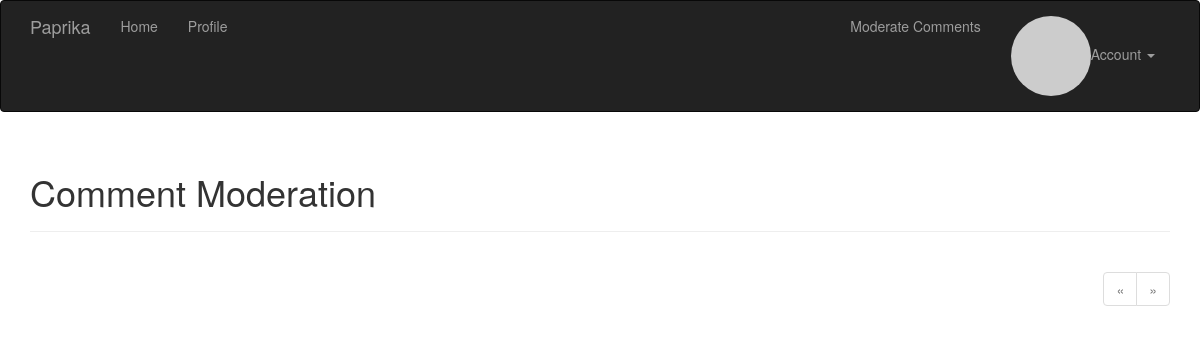
The page /moderate (signed in) on the database as committed earlier.
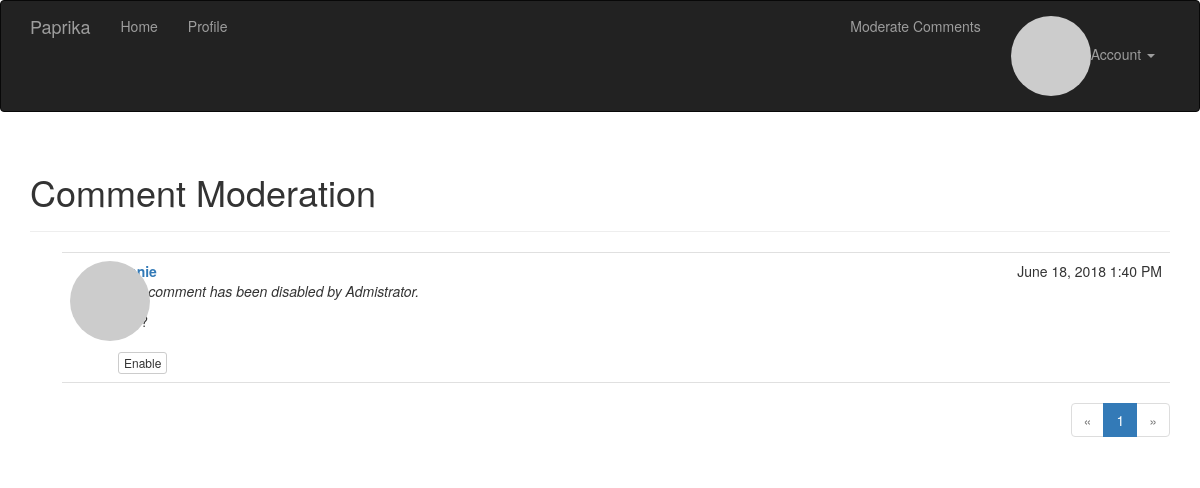
The same page on the database as committed later.
### app/models.py (models this page shows, shortened)
class Comment(db.Model):
    id = db.Column(db.Integer, primary_key=True)
    body = db.Column(db.Text)
    body_html = db.Column(db.Text)
    timestamp = db.Column(db.DateTime, index=True, default=datetime.utcnow)
    disabled = db.Column(db.Boolean)
    author_id = db.Column(db.Integer, db.ForeignKey('users.id'))
    post_id = db.Column(db.Integer, db.ForeignKey('posts.id'))

class User(UserMixin, db.Model):
    __tablename__ = 'users'
    id = db.Column(db.Integer, primary_key=True)
    email = db.Column(db.String(64), unique=True, index=True)
    username = db.Column(db.String(64), unique=True, index=True)
    role_id = db.Column(db.Integer, db.ForeignKey('roles.id'))
    password_hash = db.Column(db.String(128))
    confirmed = db.Column(db.Boolean, default=False)
    name = db.Column(db.String(64))
    location = db.Column(db.String(64))
    about_me = db.Column(db.Text())
    comments = db.relationship('Comment', backref='author', lazy='dynamic')
    member_since = db.Column(db.DateTime(), default=datetime.now)
    last_seen = db.Column(db.DateTime(), default=datetime.now)
    followed = db.relationship('Follow', foreign_keys=[Follow.follower_id], backref=db.backref('follower', lazy='joined'), lazy='dynamic', cascade='all, delete-orphan')
    followers = db.relationship('Follow', foreign_keys=[Follow.followed_id],
                               backref=db.backref('followed', lazy='joined'), lazy='dynamic',
                               cascade='all, delete-orphan')
    avatar_hash = db.Column(db.String(32))
    posts = db.relationship('Post', backref='author', lazy='dynamic')
    @property
    def password(self):
        raise AttributeError('password is not a readable attribute')
    def can(self, permissions):
        return self.role is not None and self.role.has_permission(permissions)
    def ping(self):
        self.last_seen = datetime.now()
        db.session.add(self)
    def gravatar(self, size=100, default='identicon', rating='g'):
        if request.is_secure:
            url = 'https://secure.gravatar.com/avatar'
        else:
            url = 'https://www.gravatar.com/avatar'
        hash = self.avatar_hash or hashlib.md5(self.email.encode('utf-8')).hexdigest()
        return '{url}/{hash}?s={size}&d={default}&r={rating}'.format(
            url=url, hash=hash, size=size, default=default, rating=rating)

### app/main/views.py (the view)
@main.route('/moderate')
@login_required
@permission_required(Permission.MODERATE)
def moderate():
    page = request.args.get('page', 1, type=int)
    pagination = Comment.query.order_by(Comment.timestamp.asc()).paginate(
        page, 20, error_out=False
    )
    comments = pagination.items
    return render_template('moderate.html', comments=comments, pagination=pagination, page=page)

### app/auth/views.py (called while the page is built)
@auth.before_app_request
def before_request():
    if current_user.is_authenticated:
        current_user.ping()
        if not current_user.confirmed \
                and request.endpoint \
                and request.blueprint != 'auth' \
                and request.endpoint != 'static':
            return redirect(url_for('auth.unconfirmed'))

### app/main/__init__.py (called while the page is built)
@main.app_context_processor
def inject_permission():
    return dict(Permission=Permission)

### app/models.py (called while the page is built)
@login_manager.user_loader
def load_user(user_id):
    return User.query.get(int(user_id))

    def has_permission(self, perm):
        return self.permissions & perm == perm

### app/templates/moderate.html (shortened to what this page needs)
{% extends "base.html" %}
{% import "_macros.html" as macros %}
{% block page_content %}
<div class="page-header">
    <h1>Comment Moderation</h1>
</div>
{% set moderate = True %}
{% include '_comments.html' %}
{% if pagination %}
<div class="pagination">
    {{ macros.pagination_widget(pagination, '.moderate') }}
</div>
{% endif %}
{% endblock %}

### app/templates/_comments.html (shortened to what this page needs)
<ul class="comments">
    {% for comment in comments %}
    <li class="comment">
        <div class="comment-thumbnail">
            <a href="{{ url_for('.user', username=comment.author.username) }}">
                <img class="img-circle profile-thumbnail" src="{{ comment.author.gravatar(size=40) }}">
            </a>
        </div>
        <div class="comment-content">
            <div class="comment-date">{{ moment(comment.timestamp).format("LLL") }}</div>
            <div class="comment-author"><a href="{{ url_for('.user', username=comment.author.username) }}">{{ comment.author.username }}</a></div>
            <div class="comment-body">
                {% if comment.disabled %}
                <p><i>This comment has been disabled by Admistrator.</i></p>
                {% endif %}
            </div>
            {% if moderate %}
                <br>
                {% if comment.disabled %}
                <a class="btn btn-default btn-xs" href="{{ url_for('.moderate_enable',
                    id=comment.id, page=page) }}">Enable</a>
                {% else %}
                <a class="btn btn-danger btn-xs" href="{{ url_for('.moderate_disable',
                    id=comment.id, page=page) }}">Disable</a>
                {% endif %}
                {% endif %}
        </div>
    </li>
    {% endfor %}
</ul>

Rows that differ between the two databases and show on the page:
added Comment: timestamp "June 18, 2018 1:40 PM", author.username "Annie", shows "This comment has been disabled by Admistrator."
Other text that changed with them:
new list line: "1"
